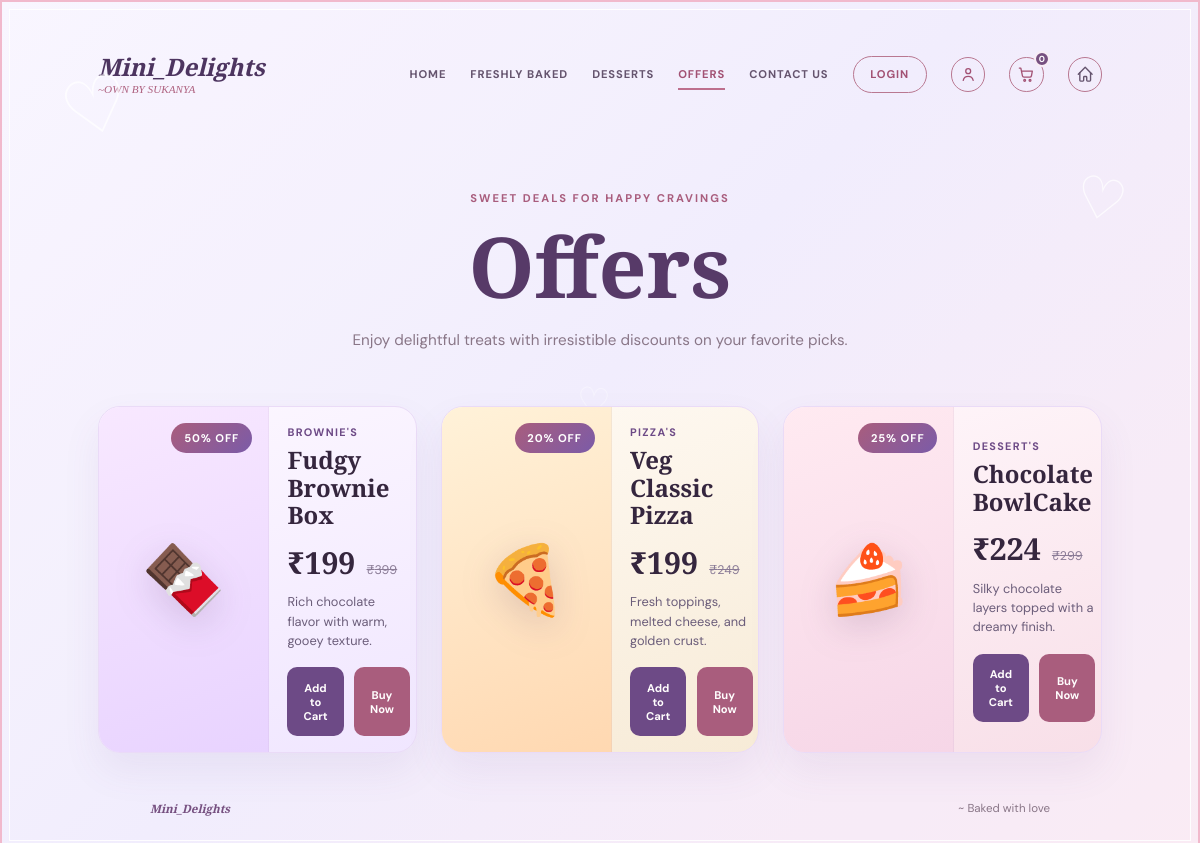
Screenshot of /offers/ with the database file from the repository.
### app/models.py (models this page shows, shortened)
class Offer(models.Model):
	item = models.OneToOneField(Item, on_delete=models.CASCADE, related_name='offer')
	label = models.CharField(max_length=80, blank=True)
	description = models.TextField(blank=True)
	discount = models.DecimalField(
		max_digits=5,
		decimal_places=2,
		validators=[MinValueValidator(0), MaxValueValidator(100)],
		help_text='Discount percentage, from 0 to 100.',
	)
	is_active = models.BooleanField(default=True)
	sort_order = models.PositiveSmallIntegerField(default=0)
	created_at = models.DateTimeField(auto_now_add=True)
	class Meta:
		ordering = ['sort_order', 'item__name']
		constraints = [
			models.CheckConstraint(
				condition=models.Q(discount__gte=0, discount__lte=100),
				name='offer_discount_between_0_and_100',
			),
		]
	@property
	def discounted_price(self):
		price = self.item.price * (Decimal('100') - self.discount) / Decimal('100')
		return price.quantize(Decimal('1'), rounding=ROUND_DOWN).quantize(Decimal('0.01'))

class Item(models.Model):
	class MenuGroup(models.TextChoices):
		BROWNIES = 'brownie-menu', "Brownie's"
		CUPCAKES = 'cupcake-menu', "Cupcake's"
		PIZZAS = 'pizza-menu', "Pizza's"
		OTHER = 'other-menu', 'Other'
	name = models.CharField(max_length=160)
	description = models.TextField(blank=True)
	image = models.ImageField(upload_to='items/', blank=True)
	image_url = models.URLField(max_length=500, blank=True)
	menu_group = models.CharField(max_length=20, choices=MenuGroup.choices, blank=True, default='')
	price = models.DecimalField(max_digits=10, decimal_places=2, validators=[MinValueValidator(0)])
	discount = models.DecimalField(
		max_digits=5,
		decimal_places=2,
		default=0,
		validators=[MinValueValidator(0), MaxValueValidator(100)],
		help_text='Discount percentage, from 0 to 100.',
	)
	count = models.PositiveIntegerField(default=0, help_text='Available stock quantity.')
	category = models.CharField(max_length=80, db_index=True)
	tags = models.JSONField(default=list, blank=True)
	is_available = models.BooleanField(default=True)
	created_at = models.DateTimeField(auto_now_add=True)
	updated_at = models.DateTimeField(auto_now=True)
	class Meta:
		ordering = ['name']

### app/views.py (the view)
# urls.py: path('offers/', views.offers, name='offers'),
@ensure_csrf_cookie
def offers(request):
    available_offers = Offer.objects.filter(
        is_active=True,
        item__is_available=True,
    ).select_related('item')
    return render(request, 'offers.html', {'offers': available_offers})

### templates/offers.html (shortened to what this page needs)
<!DOCTYPE html>
{% load static %}
<html lang="en">
<head>
    <link rel="stylesheet" href="{% static 'style.css' %}?v=20261001b">
</head>
<body class="offers-page">
    <main class="offers-shell">
        <div class="offers-hearts" aria-hidden="true">
            <span>♡</span><span>♡</span><span>♡</span><span>♡</span><span>♡</span>
        </div>
        <header class="freshly-header">
            <a class="freshly-brand" href="{% url 'home' %}">
                <strong>Mini_Delights</strong>
                <span>~Own By Sukanya</span>
            </a>
            {% include 'partials/site_navigation.html' %}
        </header>
        <section class="freshly-hero offers-hero" aria-labelledby="offers-title">
            <p class="freshly-kicker">Sweet deals for happy cravings</p>
            <h1 id="offers-title">Offers</h1>
            <p>Enjoy delightful treats with irresistible discounts on your favorite picks.</p>
        </section>
        <section class="offers-grid" aria-label="Store offers" data-cart-category="offers">
            {% for offer in offers %}
            <article class="offer-card {% if forloop.counter0 == 0 %}brown-offer{% elif forloop.counter0 == 1 %}pizza-offer{% else %}dessert-offer{% endif %}">
                <div class="offer-visual {% if forloop.counter0 == 0 %}brownie-visual{% elif forloop.counter0 == 1 %}pizza-visual{% else %}dessert-visual{% endif %}" aria-hidden="true">
                    <div class="offer-badge">{{ offer.discount|floatformat:0 }}% OFF</div>
                    <span class="Visual-emoji">{% if forloop.counter0 == 0 %}🍫{% elif forloop.counter0 == 1 %}🍕{% else %}🍰{% endif %}</span>
                </div>
                <div class="offer-content">
                    {% if offer.label %}<p class="offer-label">{{ offer.label }}</p>{% endif %}
                    <h2>{{ offer.item.name }}</h2>
                    <div class="offer-pricing">
                        <span class="offer-price">₹{{ offer.discounted_price|floatformat:0 }}</span>
                        <span class="normal-price">₹{{ offer.item.price|floatformat:0 }}</span>
                    </div>
                    <p class="offer-note">{{ offer.description }}</p>
                    <div class="offer-actions">
                        <button type="button" data-action="add">Add to Cart</button>
                        <button type="button" class="buy-btn" data-action="buy">Buy Now</button>
                    </div>
                </div>
            </article>
            {% empty %}
            <p class="offer-note">There are no active offers right now.</p>
            {% endfor %}
        </section>
        <footer class="freshly-footer"><span>Mini_Delights</span><span>~ Baked with love</span></footer>
    </main>
</body>
</html>

### rows the page displays
Offer: discount "50", label "BROWNIE'S", item.name "Fudgy Brownie Box", discounted_price "199", item.price "399", description "Rich chocolate flavor with warm, gooey texture."
Offer: discount "20", label "PIZZA'S", item.name "Veg Classic Pizza", discounted_price "199", item.price "249", description "Fresh toppings, melted cheese, and golden crust."
Offer: discount "25", label "DESSERT'S", item.name "Chocolate BowlCake", discounted_price "224", item.price "299", description "Silky chocolate layers topped with a dreamy finish."
